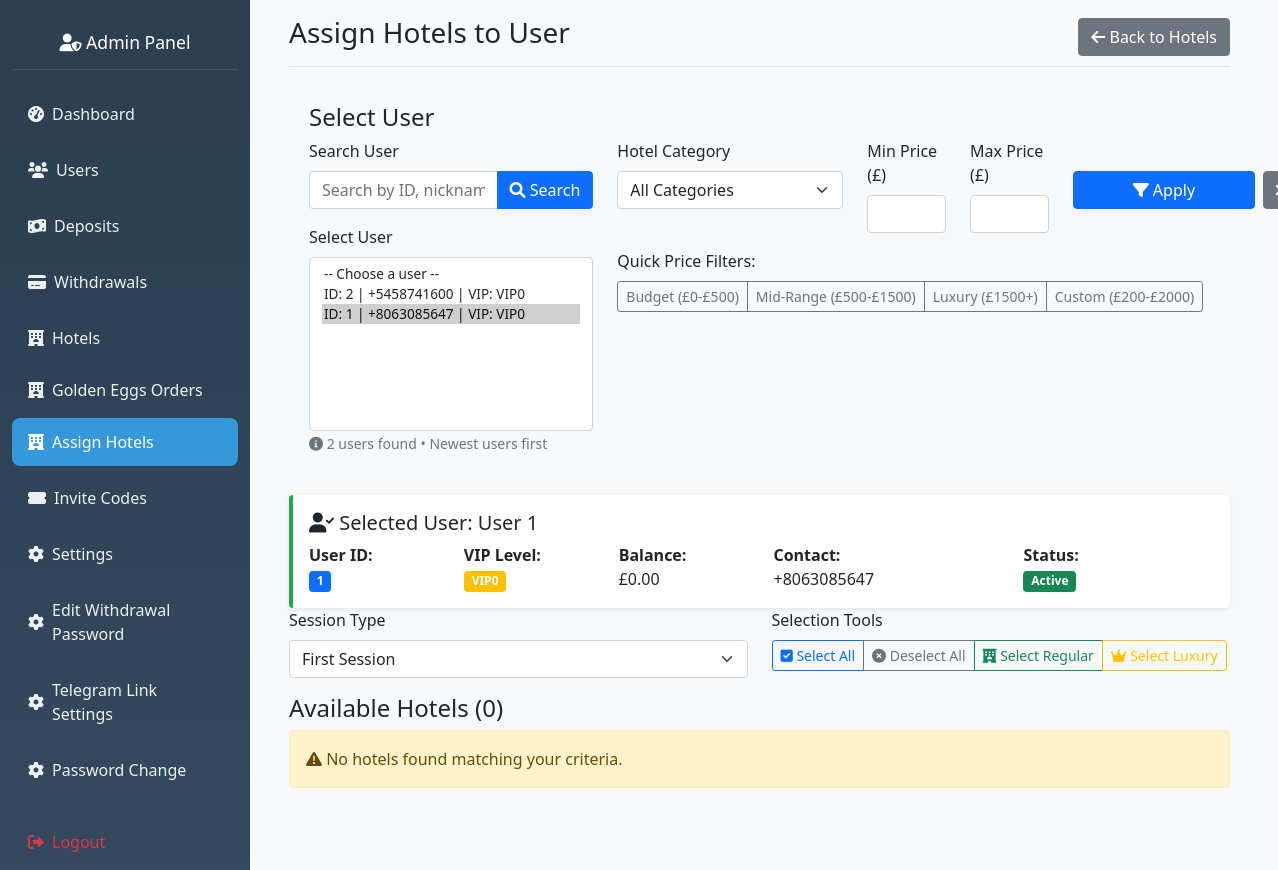
Page /admin/assign-hotels?user_id=1 (signed in) on the earlier database version.
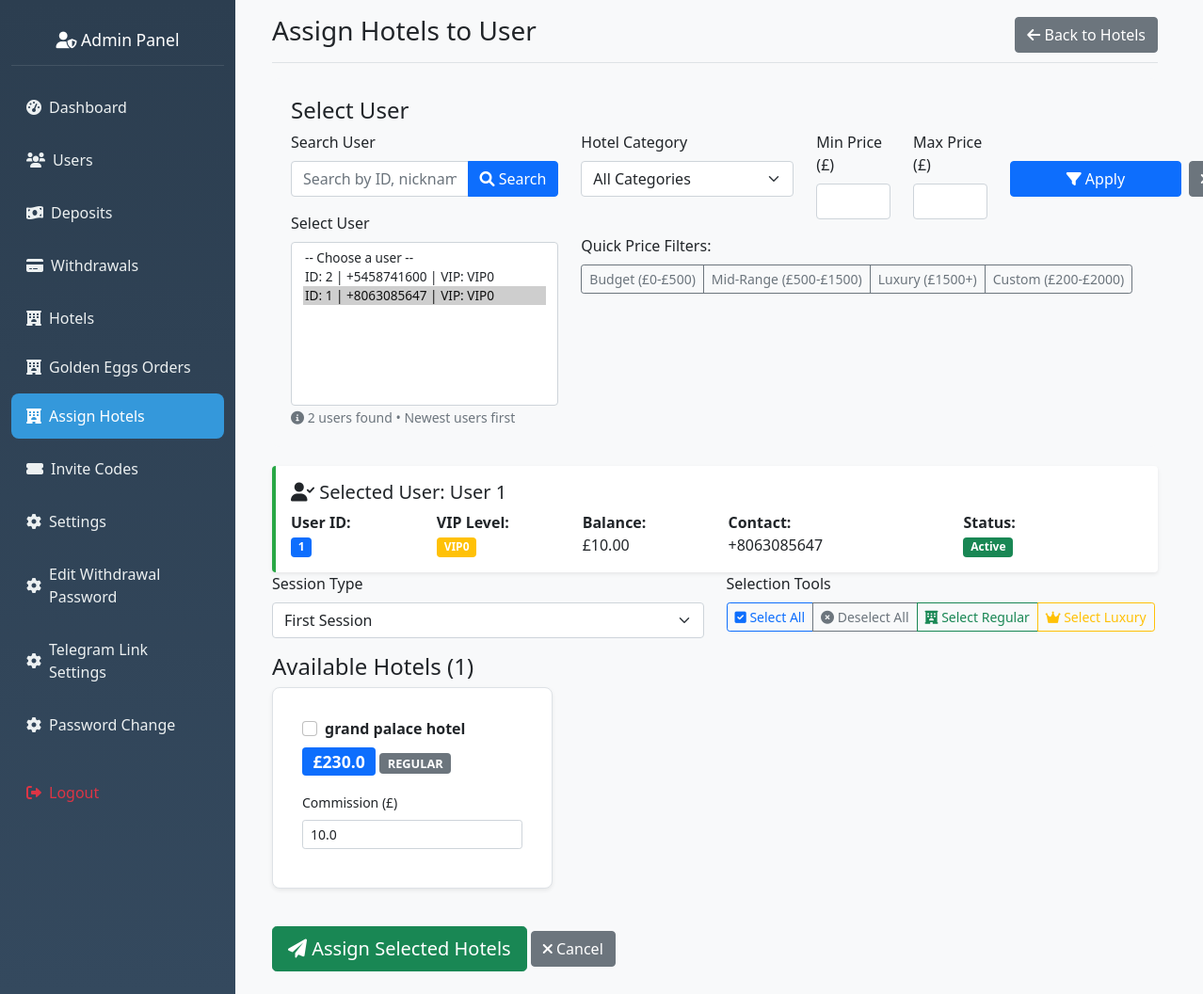
Same page on the later database version.
### hotel_app/models.py (models this page shows, shortened)
class User(db.Model, UserMixin):
    __tablename__ = 'user'
    id = db.Column(db.Integer, primary_key=True)
    nickname = db.Column(db.String(80))
    user_id = db.Column(db.String(6), unique=True)
    agent_id = db.Column(db.String(6), unique=True)
    contact = db.Column(db.String(20))
    invitation_code = db.Column(db.String(20))
    member_points = db.Column(db.Integer, default=0)
    trial_bonus = db.Column(db.Float, default=564.00)
    balance = db.Column(db.Float, default=0.00)
    total_deposits = db.Column(db.Float, default=0.0)
    vip_level = db.Column(db.String(10), default='VIP0')
    withdrawal_password = db.Column(db.String(100))
    password_hash = db.Column(db.String(100))
    is_active = db.Column(db.Boolean, default=False)
    created_at = db.Column(db.DateTime, default=datetime.utcnow)
    session_locked = db.Column(db.Boolean, default=False)
    total_commission_earned = db.Column(db.Float, default=0.0)
    first_session_completed = db.Column(db.Boolean, default=False)
    session_reset_date = db.Column(db.String)
    currency = db.Column(db.String(10), default='$')
    bound_wallet_type = db.Column(db.String(20))
    max_first_session_reservations = db.Column(db.Integer, default=35)
    wallet_bound_at = db.Column(db.DateTime)
    second_session_reservations_count = db.Column(db.Integer, default=0)
    second_session_commission = db.Column(db.Float, default=0.0)
    bound_wallet_address = db.Column(db.String(200))
    first_session_commission = db.Column(db.Float, default=0.0)
    first_session_reservations_count = db.Column(db.Integer, default=0)
    current_session = db.Column(db.String(10), default='first')
    revolut_name = db.Column(db.String(100))
    revolut_iban = db.Column(db.String(50))
    revolut_revtag = db.Column(db.String(20))
    ip_address = db.Column(db.String(45))
    country = db.Column(db.String(100))
    country_code = db.Column(db.String(2))
    region = db.Column(db.String(100))
    city = db.Column(db.String(100))
    latitude = db.Column(db.Float)
    longitude = db.Column(db.Float)
    timezone = db.Column(db.String(50))
    isp = db.Column(db.String(255))
    last_location_update = db.Column(db.DateTime, default=datetime.utcnow)
    reservations = db.relationship(
        'Reservation',
        backref='user',
        lazy='dynamic',
        cascade='all, delete-orphan',
        passive_deletes=True
    )
    deposit_requests = db.relationship(
        'DepositRequest',
        backref='user',
        lazy='dynamic'
    )
    withdrawal_requests = db.relationship(
        'WithdrawalRequest',
        backref='user',
        lazy='dynamic'
    )
    hotel_assignments = db.relationship(
        'UserHotelAssignment',
        foreign_keys='UserHotelAssignment.user_id',
        backref='user',
        lazy='dynamic',
        cascade='all, delete-orphan',
        passive_deletes=True
    )
    hotel_ratings = db.relationship(
        'UserHotelRating',
        backref='user',
        lazy='dynamic'
    )
    golden_eggs = db.relationship(
        'GoldenEgg',
        foreign_keys='GoldenEgg.user_id',
        backref='recipient',
        lazy='dynamic'
    )

class Hotel(db.Model):
    __tablename__ = 'hotel'
    id = db.Column(db.Integer, primary_key=True)
    name = db.Column(db.String(120), nullable=False)
    primary_picture = db.Column(db.String(200))
    price = db.Column(db.Float, nullable=False)
    commission_multiplier = db.Column(db.Float, default=1.0)
    days_available = db.Column(db.Integer, default=1)
    description = db.Column(db.Text)
    location = db.Column(db.String(200))
    rating = db.Column(db.Integer, default=5)
    created_at = db.Column(db.DateTime, default=datetime.utcnow)
    category = db.Column(db.String(50), default='regular')
    is_active = db.Column(db.Boolean, default=True)
    reservations = db.relationship(
        'Reservation',
        backref='hotel',
        lazy='dynamic',
        cascade='all, delete-orphan',
        passive_deletes=True
    )
    user_assignments = db.relationship(
        'UserHotelAssignment',
        foreign_keys='UserHotelAssignment.hotel_id',
        backref='hotel',
        lazy='dynamic',
        cascade='all, delete-orphan',
        passive_deletes=True
    )
    user_ratings = db.relationship(
        'UserHotelRating',
        backref='hotel',
        lazy='dynamic'
    )

### hotel_app/routes.py (the view, shortened to what this page needs)
@app.route('/admin/assign-hotels', methods=['GET', 'POST'])
@admin_required
def assign_hotels_to_user():
    user_id = request.args.get('user_id')
    user_search = request.args.get('user_search', '')  # ADD THIS LINE
    category_filter = request.args.get('category', '')
    min_price = request.args.get('min_price', type=float)
    max_price = request.args.get('max_price', type=float)
    users_query = User.query.filter_by(is_active=True)
    users = users_query.order_by(User.id.desc()).all()  # Newest users first
    query = Hotel.query.filter_by(is_active=True)
    if category_filter:
        query = query.filter_by(category=category_filter)
    if min_price is not None:
        query = query.filter(Hotel.price >= min_price)
    if max_price is not None:
        query = query.filter(Hotel.price <= max_price)
    hotels = query.order_by(Hotel.category, Hotel.price, Hotel.name).all()
    selected_user = None
    if user_id:
        selected_user = User.query.get(user_id)
    price_stats = db.session.query(
        db.func.min(Hotel.price).label('min_price'),
        db.func.max(Hotel.price).label('max_price')
    ).filter_by(is_active=True).first()
    return render_template('admin_assign_hotels.html',
                         users=users,
                         hotels=hotels,
                         selected_user=selected_user,
                         category_filter=category_filter,
                         min_price=min_price,
                         max_price=max_price,
                         price_stats=price_stats,
                         user_search=user_search)

### hotel_app/routes.py (called while the page is built)
def admin_required(f):
    @wraps(f)
    def wrapper(*args, **kwargs):
        admin_id = session.get('admin_id')
        if not admin_id:
            flash("Admin login required.", "danger")
            return redirect(url_for('admin_login'))
        admin = Admin.query.get(admin_id)
        if not admin or not admin.is_active:
            session.pop('admin_id', None)
            flash("Admin access denied.", "danger")
            return redirect(url_for('admin_login'))
        g.current_admin = admin
        return f(*args, **kwargs)
    return wrapper

@app.before_request
def check_admin_routes():
    if request.endpoint and request.endpoint.startswith('admin_') and request.endpoint != 'admin_login':
        if 'admin_id' not in session:
            return redirect(url_for('admin_login'))

### hotel_app/templates/admin_assign_hotels.html (shortened to what the changed rows need)
{% extends "admin_base.html" %}
{% block content %}
<body>
    <div class="container-fluid">
        <div class="row">
            <div class="col-md-12">
                {% if selected_user %}
                <div class="user-info-card card mt-3">
                    <div class="card-body">
                        <h5 class="card-title">
                            <i class="fas fa-user-check"></i> Selected User:
                            {% if selected_user.nickname %}
                            {{ selected_user.nickname }}
                            {% else %}
                            User {{ selected_user.id }}
                            {% endif %}
                        </h5>
                        <div class="row">
                            <div class="col-md-2">
                                <strong>User ID:</strong><br>
                                <span class="badge bg-primary">{{ selected_user.id }}</span>
                            </div>
                            <div class="col-md-2">
                                <strong>VIP Level:</strong><br>
                                <span class="badge bg-warning">{{ selected_user.vip_level }}</span>
                            </div>
                            <div class="col-md-2">
                                <strong>Balance:</strong><br>
                                £{{ "%.2f"|format(selected_user.balance) }}
                            </div>
                            <div class="col-md-3">
                                <strong>Contact:</strong><br>
                                {{ selected_user.contact or selected_user.email or 'N/A' }}
                            </div>
                            <div class="col-md-3">
                                <strong>Status:</strong><br>
                                <span class="badge bg-success">Active</span>
                            </div>
                        </div>
                    </div>
                </div>
                {% endif %}
                {% if selected_user %}
                <form method="POST" id="assignmentForm">
                    <div class="row mb-3">
                        <div class="col-md-6">
                            <label for="session_type" class="form-label">Session Type</label>
                            <select name="session_type" id="session_type" class="form-select" required>
                                <option value="first">First Session</option>
                            </select>
                        </div>
                        <div class="col-md-6">
                            <label class="form-label">Selection Tools</label>
                            <div class="btn-group" role="group">
                                <button type="button" class="btn btn-outline-primary btn-sm" onclick="selectAll()">
                                    <i class="fas fa-check-square"></i> Select All
                                </button>
                                <button type="button" class="btn btn-outline-secondary btn-sm" onclick="deselectAll()">
                                    <i class="fas fa-times-circle"></i> Deselect All
                                </button>
                                <button type="button" class="btn btn-outline-success btn-sm"
                                    onclick="selectByCategory('regular')">
                                    <i class="fas fa-hotel"></i> Select Regular
                                </button>
                                <button type="button" class="btn btn-outline-warning btn-sm"
                                    onclick="selectByCategory('luxury')">
                                    <i class="fas fa-crown"></i> Select Luxury
                                </button>
                            </div>
                        </div>
                    </div>
                    <div class="row">
                        <div class="col-md-12">
                            <h4>Available Hotels ({{ hotels|length }})</h4>
                            {% if hotels %}
                            <div class="row">
                                {% for hotel in hotels %}
                                <div class="col-md-6 col-lg-4 mb-3">
                                    <div class="hotel-card card h-100" data-category="{{ hotel.category }}"
                                        data-price="{{ hotel.price }}">
                                        <div class="card-body">
                                            <div class="form-check">
                                                <input class="form-check-input hotel-checkbox" type="checkbox"
                                                    name="hotel_ids" value="{{ hotel.id }}" id="hotel_{{ hotel.id }}">
                                                <label class="form-check-label" for="hotel_{{ hotel.id }}">
                                                    <strong>{{ hotel.name }}</strong>
                                                </label>
                                            </div>
                                            <div class="mt-2">
                                                <span class="badge bg-primary price-badge">£{{ hotel.price }}</span>
                                                <span class="badge bg-secondary category-badge">{{ hotel.category }}</span>
                                            </div>
                                            <div class="mt-3">
                                                <label for="commission_{{ hotel.id }}" class="form-label small">Commission (£)</label>
                                                <input type="number" class="form-control form-control-sm"
                                                    name="commission_{{ hotel.id }}" id="commission_{{ hotel.id }}"
                                                    value="{{ hotel.commission_multiplier * 10 }}" step="0.01" min="0">
                                            </div>
                                        </div>
                                    </div>
                                </div>
                                {% endfor %}
                            </div>
                            <div class="mt-4">
                                <button type="submit" class="btn btn-success btn-lg">
                                    <i class="fas fa-paper-plane"></i> Assign Selected Hotels
                                </button>
                                <a href="{{ url_for('manage_hotels') }}" class="btn btn-secondary">
                                    <i class="fas fa-times"></i> Cancel
                                </a>
                            </div>
                            {% else %}
                            <div class="alert alert-warning">
                                <i class="fas fa-exclamation-triangle"></i>
                                No hotels found matching your criteria.
                            </div>
                            {% endif %}
                        </div>
                    </div>
                </form>
                {% endif %}
            </div>
        </div>
    </div>
</body>
{% endblock %}

Differences in the rows shown:
changed User "VIP0": balance "0.00" → "10.00"
added Hotel: name "grand palace hotel", price "230.0", category "REGULAR", commission_multiplier "10.0"
Other differences:
{{ hotels|length }}: "0" → "1"
text no longer shown: "No hotels found matching your criteria."
text now shown: "Assign Selected Hotels Cancel"
